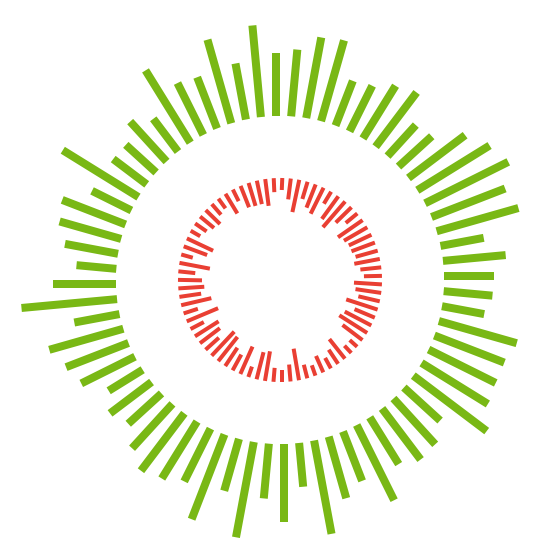
Frame 1 (no input)
Frame 60 (the mouse pressed at the canvas centre just before this capture): identical to frame 1, image omitted
Frame 120 (the mouse held since frame 60 and released just before this capture): identical to frame 1, image omitted

The Processing sketch that drew this single still picture (run headless with seeded random() and noise(); from frame 60 on, the mouse is pressed at the canvas centre):

// Processing sketch: processing_144179
// ── processing_144179.pde

int center_x;
int center_y;
int bar_width_out = 8;
int bar_height_out = 40;
int bar_width_in = 4;
int bar_height_in = 10;
int num_bars_out = 68;
int num_bars_in = 75;
int outside_radius = 164;
int inside_radius = 102;
int[] rand_bars_out = new int[num_bars_out];
int[] rand_bars_in = new int[num_bars_in];
color outside_color = color(121, 184, 21);
color inside_color = color(233, 63, 51);

void setup() {
  size(560, 560);
  center_x = width/2;
  center_y = height/2;
  
  make_random_bars();
}

void make_random_bars() {
  for (int i = 0; i < num_bars_out; ++i) {
    rand_bars_out[i] = (int) random(40, 100);
  }

  for (int i = 0; i < num_bars_in; ++i) {
    rand_bars_in[i] = (int) random(10, 35);
  } 
}

void draw() {
  int r = 40;
  float delta_ang;
  noStroke();
  background(255);
 
  // Outside bars
  
  delta_ang = 2*PI/num_bars_out;
  for (int i = 0; i < num_bars_out; ++i) {
     pushMatrix();
     translate(center_x, center_y); 
     rotate(i*delta_ang);
     fill(outside_color);
     rect(0, outside_radius, bar_width_out, rand_bars_out[i]);
     popMatrix();
  }
  
  // Inside bar

  delta_ang = 2*PI/num_bars_in;
  for (int i = 0; i < num_bars_in; ++i) {
     pushMatrix();
     translate(center_x, center_y); 
     rotate(i*delta_ang);
     fill(inside_color);
     rect(0, inside_radius - rand_bars_in[i], bar_width_in, rand_bars_in[i]);
     popMatrix();
  }
}

void keyPressed() {
  if (key  == ' ') {
    make_random_bars();
  } 
}
